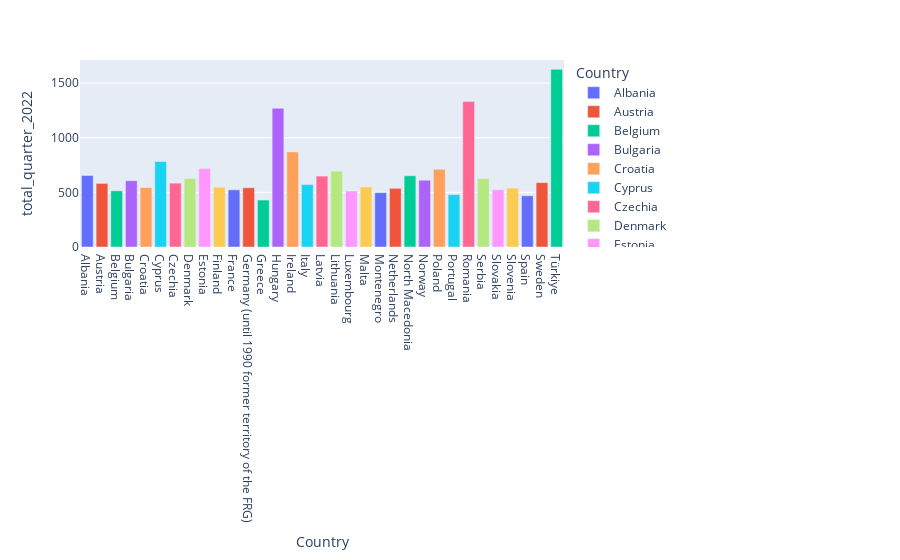

The notebook cell this image was saved under:
### Code cell
px.bar(wage, x= 'Country', y= 'total_quarter_2022', color = 'Country')
#wage = px.()
#fig = px.bar(wage, x="total_quarter_2021", y="total_quarter_2022", color="smoker", barmode="group")
#fig.show()

### Figure 1 — Plotly figure (JSON) as saved in the notebook; plotly's stock layout.template omitted (floating-point values rounded to 4 significant figures)
{"data": [{"alignmentgroup": "True", "hovertemplate": "Country=%{x}<br>total_quarter_2022=%{y}<extra></extra>", "legendgroup": "Albania", "marker": {"color": "#636efa", "pattern": {"shape": ""}}, "name": "Albania", "offsetgroup": "Albania", "orientation": "v", "showlegend": true, "textposition": "auto", "type": "bar", "x": ["Albania"], "xaxis": "x", "y": [655], "yaxis": "y"}, {"alignmentgroup": "True", "hovertemplate": "Country=%{x}<br>total_quarter_2022=%{y}<extra></extra>", "legendgroup": "Austria", "marker": {"color": "#EF553B", "pattern": {"shape": ""}}, "name": "Austria", "offsetgroup": "Austria", "orientation": "v", "showlegend": true, "textposition": "auto", "type": "bar", "x": ["Austria"], "xaxis": "x", "y": [581.9], "yaxis": "y"}, {"alignmentgroup": "True", "hovertemplate": "Country=%{x}<br>total_quarter_2022=%{y}<extra></extra>", "legendgroup": "Belgium", "marker": {"color": "#00cc96", "pattern": {"shape": ""}}, "name": "Belgium", "offsetgroup": "Belgium", "orientation": "v", "showlegend": true, "textposition": "auto", "type": "bar", "x": ["Belgium"], "xaxis": "x", "y": [514.1], "yaxis": "y"}, {"alignmentgroup": "True", "hovertemplate": "Country=%{x}<br>total_quarter_2022=%{y}<extra></extra>", "legendgroup": "Bulgaria", "marker": {"color": "#ab63fa", "pattern": {"shape": ""}}, "name": "Bulgaria", "offsetgroup": "Bulgaria", "orientation": "v", "showlegend": true, "textposition": "auto", "type": "bar", "x": ["Bulgaria"], "xaxis": "x", "y": [607], "yaxis": "y"}, {"alignmentgroup": "True", "hovertemplate": "Country=%{x}<br>total_quarter_2022=%{y}<extra></extra>", "legendgroup": "Croatia", "marker": {"color": "#FFA15A", "pattern": {"shape": ""}}, "name": "Croatia", "offsetgroup": "Croatia", "orientation": "v", "showlegend": true, "textposition": "auto", "type": "bar", "x": ["Croatia"], "xaxis": "x", "y": [544.1], "yaxis": "y"}, {"alignmentgroup": "True", "hovertemplate": "Country=%{x}<br>total_quarter_2022=%{y}<extra></extra>", "legendgroup": "Cyprus", "marker": {"color": "#19d3f3", "pattern": {"shape": ""}}, "name": "Cyprus", "offsetgroup": "Cyprus", "orientation": "v", "showlegend": true, "textposition": "auto", "type": "bar", "x": ["Cyprus"], "xaxis": "x", "y": [782.3], "yaxis": "y"}, {"alignmentgroup": "True", "hovertemplate": "Country=%{x}<br>total_quarter_2022=%{y}<extra></extra>", "legendgroup": "Czechia", "marker": {"color": "#FF6692", "pattern": {"shape": ""}}, "name": "Czechia", "offsetgroup": "Czechia", "orientation": "v", "showlegend": true, "textposition": "auto", "type": "bar", "x": ["Czechia"], "xaxis": "x", "y": [584.5], "yaxis": "y"}, {"alignmentgroup": "True", "hovertemplate": "Country=%{x}<br>total_quarter_2022=%{y}<extra></extra>", "legendgroup": "Denmark", "marker": {"color": "#B6E880", "pattern": {"shape": ""}}, "name": "Denmark", "offsetgroup": "Denmark", "orientation": "v", "showlegend": true, "textposition": "auto", "type": "bar", "x": ["Denmark"], "xaxis": "x", "y": [626.3], "yaxis": "y"}, {"alignmentgroup": "True", "hovertemplate": "Country=%{x}<br>total_quarter_2022=%{y}<extra></extra>", "legendgroup": "Estonia", "marker": {"color": "#FF97FF", "pattern": {"shape": ""}}, "name": "Estonia", "offsetgroup": "Estonia", "orientation": "v", "showlegend": true, "textposition": "auto", "type": "bar", "x": ["Estonia"], "xaxis": "x", "y": [719.1], "yaxis": "y"}, {"alignmentgroup": "True", "hovertemplate": "Country=%{x}<br>total_quarter_2022=%{y}<extra></extra>", "legendgroup": "Finland", "marker": {"color": "#FECB52", "pattern": {"shape": ""}}, "name": "Finland", "offsetgroup": "Finland", "orientation": "v", "showlegend": true, "textposition": "auto", "type": "bar", "x": ["Finland"], "xaxis": "x", "y": [548], "yaxis": "y"}, {"alignmentgroup": "True", "hovertemplate": "Country=%{x}<br>total_quarter_2022=%{y}<extra></extra>", "legendgroup": "France", "marker": {"color": "#636efa", "pattern": {"shape": ""}}, "name": "France", "offsetgroup": "France", "orientation": "v", "showlegend": true, "textposition": "auto", "type": "bar", "x": ["France"], "xaxis": "x", "y": [523.1], "yaxis": "y"}, {"alignmentgroup": "True", "hovertemplate": "Country=%{x}<br>total_quarter_2022=%{y}<extra></extra>", "legendgroup": "Germany (until 1990 former territory of the FRG)", "marker": {"color": "#EF553B", "pattern": {"shape": ""}}, "name": "Germany (until 1990 former territory of the FRG)", "offsetgroup": "Germany (until 1990 former territory of the FRG)", "orientation": "v", "showlegend": true, "textposition": "auto", "type": "bar", "x": ["Germany (until 1990 former territory of the FRG)"], "xaxis": "x", "y": [542.4], "yaxis": "y"}, {"alignmentgroup": "True", "hovertemplate": "Country=%{x}<br>total_quarter_2022=%{y}<extra></extra>", "legendgroup": "Greece", "marker": {"color": "#00cc96", "pattern": {"shape": ""}}, "name": "Greece", "offsetgroup": "Greece", "orientation": "v", "showlegend": true, "textposition": "auto", "type": "bar", "x": ["Greece"], "xaxis": "x", "y": [429.7], "yaxis": "y"}, {"alignmentgroup": "True", "hovertemplate": "Country=%{x}<br>total_quarter_2022=%{y}<extra></extra>", "legendgroup": "Hungary", "marker": {"color": "#ab63fa", "pattern": {"shape": ""}}, "name": "Hungary", "offsetgroup": "Hungary", "orientation": "v", "showlegend": true, "textposition": "auto", "type": "bar", "x": ["Hungary"], "xaxis": "x", "y": [1270.0], "yaxis": "y"}, {"alignmentgroup": "True", "hovertemplate": "Country=%{x}<br>total_quarter_2022=%{y}<extra></extra>", "legendgroup": "Ireland", "marker": {"color": "#FFA15A", "pattern": {"shape": ""}}, "name": "Ireland", "offsetgroup": "Ireland", "orientation": "v", "showlegend": true, "textposition": "auto", "type": "bar", "x": ["Ireland"], "xaxis": "x", "y": [870.6], "yaxis": "y"}, {"alignmentgroup": "True", "hovertemplate": "Country=%{x}<br>total_quarter_2022=%{y}<extra></extra>", "legendgroup": "Italy", "marker": {"color": "#19d3f3", "pattern": {"shape": ""}}, "name": "Italy", "offsetgroup": "Italy", "orientation": "v", "showlegend": true, "textposition": "auto", "type": "bar", "x": ["Italy"], "xaxis": "x", "y": [571.9], "yaxis": "y"}, {"alignmentgroup": "True", "hovertemplate": "Country=%{x}<br>total_quarter_2022=%{y}<extra></extra>", "legendgroup": "Latvia", "marker": {"color": "#FF6692", "pattern": {"shape": ""}}, "name": "Latvia", "offsetgroup": "Latvia", "orientation": "v", "showlegend": true, "textposition": "auto", "type": "bar", "x": ["Latvia"], "xaxis": "x", "y": [649], "yaxis": "y"}, {"alignmentgroup": "True", "hovertemplate": "Country=%{x}<br>total_quarter_2022=%{y}<extra></extra>", "legendgroup": "Lithuania", "marker": {"color": "#B6E880", "pattern": {"shape": ""}}, "name": "Lithuania", "offsetgroup": "Lithuania", "orientation": "v", "showlegend": true, "textposition": "auto", "type": "bar", "x": ["Lithuania"], "xaxis": "x", "y": [694.1], "yaxis": "y"}, {"alignmentgroup": "True", "hovertemplate": "Country=%{x}<br>total_quarter_2022=%{y}<extra></extra>", "legendgroup": "Luxembourg", "marker": {"color": "#FF97FF", "pattern": {"shape": ""}}, "name": "Luxembourg", "offsetgroup": "Luxembourg", "orientation": "v", "showlegend": true, "textposition": "auto", "type": "bar", "x": ["Luxembourg"], "xaxis": "x", "y": [512.4], "yaxis": "y"}, {"alignmentgroup": "True", "hovertemplate": "Country=%{x}<br>total_quarter_2022=%{y}<extra></extra>", "legendgroup": "Malta", "marker": {"color": "#FECB52", "pattern": {"shape": ""}}, "name": "Malta", "offsetgroup": "Malta", "orientation": "v", "showlegend": true, "textposition": "auto", "type": "bar", "x": ["Malta"], "xaxis": "x", "y": [549.7], "yaxis": "y"}, {"alignmentgroup": "True", "hovertemplate": "Country=%{x}<br>total_quarter_2022=%{y}<extra></extra>", "legendgroup": "Montenegro", "marker": {"color": "#636efa", "pattern": {"shape": ""}}, "name": "Montenegro", "offsetgroup": "Montenegro", "orientation": "v", "showlegend": true, "textposition": "auto", "type": "bar", "x": ["Montenegro"], "xaxis": "x", "y": [497.5], "yaxis": "y"}, {"alignmentgroup": "True", "hovertemplate": "Country=%{x}<br>total_quarter_2022=%{y}<extra></extra>", "legendgroup": "Netherlands", "marker": {"color": "#EF553B", "pattern": {"shape": ""}}, "name": "Netherlands", "offsetgroup": "Netherlands", "orientation": "v", "showlegend": true, "textposition": "auto", "type": "bar", "x": ["Netherlands"], "xaxis": "x", "y": [537], "yaxis": "y"}, {"alignmentgroup": "True", "hovertemplate": "Country=%{x}<br>total_quarter_2022=%{y}<extra></extra>", "legendgroup": "North Macedonia", "marker": {"color": "#00cc96", "pattern": {"shape": ""}}, "name": "North Macedonia", "offsetgroup": "North Macedonia", "orientation": "v", "showlegend": true, "textposition": "auto", "type": "bar", "x": ["North Macedonia"], "xaxis": "x", "y": [652.1], "yaxis": "y"}, {"alignmentgroup": "True", "hovertemplate": "Country=%{x}<br>total_quarter_2022=%{y}<extra></extra>", "legendgroup": "Norway", "marker": {"color": "#ab63fa", "pattern": {"shape": ""}}, "name": "Norway", "offsetgroup": "Norway", "orientation": "v", "showlegend": true, "textposition": "auto", "type": "bar", "x": ["Norway"], "xaxis": "x", "y": [611.9], "yaxis": "y"}, {"alignmentgroup": "True", "hovertemplate": "Country=%{x}<br>total_quarter_2022=%{y}<extra></extra>", "legendgroup": "Poland", "marker": {"color": "#FFA15A", "pattern": {"shape": ""}}, "name": "Poland", "offsetgroup": "Poland", "orientation": "v", "showlegend": true, "textposition": "auto", "type": "bar", "x": ["Poland"], "xaxis": "x", "y": [710.5], "yaxis": "y"}, {"alignmentgroup": "True", "hovertemplate": "Country=%{x}<br>total_quarter_2022=%{y}<extra></extra>", "legendgroup": "Portugal", "marker": {"color": "#19d3f3", "pattern": {"shape": ""}}, "name": "Portugal", "offsetgroup": "Portugal", "orientation": "v", "showlegend": true, "textposition": "auto", "type": "bar", "x": ["Portugal"], "xaxis": "x", "y": [479.7], "yaxis": "y"}, {"alignmentgroup": "True", "hovertemplate": "Country=%{x}<br>total_quarter_2022=%{y}<extra></extra>", "legendgroup": "Romania", "marker": {"color": "#FF6692", "pattern": {"shape": ""}}, "name": "Romania", "offsetgroup": "Romania", "orientation": "v", "showlegend": true, "textposition": "auto", "type": "bar", "x": ["Romania"], "xaxis": "x", "y": [1331.0], "yaxis": "y"}, {"alignmentgroup": "True", "hovertemplate": "Country=%{x}<br>total_quarter_2022=%{y}<extra></extra>", "legendgroup": "Serbia", "marker": {"color": "#B6E880", "pattern": {"shape": ""}}, "name": "Serbia", "offsetgroup": "Serbia", "orientation": "v", "showlegend": true, "textposition": "auto", "type": "bar", "x": ["Serbia"], "xaxis": "x", "y": [625.2], "yaxis": "y"}, {"alignmentgroup": "True", "hovertemplate": "Country=%{x}<br>total_quarter_2022=%{y}<extra></extra>", "legendgroup": "Slovakia", "marker": {"color": "#FF97FF", "pattern": {"shape": ""}}, "name": "Slovakia", "offsetgroup": "Slovakia", "orientation": "v", "showlegend": true, "textposition": "auto", "type": "bar", "x": ["Slovakia"], "xaxis": "x", "y": [524], "yaxis": "y"}, {"alignmentgroup": "True", "hovertemplate": "Country=%{x}<br>total_quarter_2022=%{y}<extra></extra>", "legendgroup": "Slovenia", "marker": {"color": "#FECB52", "pattern": {"shape": ""}}, "name": "Slovenia", "offsetgroup": "Slovenia", "orientation": "v", "showlegend": true, "textposition": "auto", "type": "bar", "x": ["Slovenia"], "xaxis": "x", "y": [539.6], "yaxis": "y"}, {"alignmentgroup": "True", "hovertemplate": "Country=%{x}<br>total_quarter_2022=%{y}<extra></extra>", "legendgroup": "Spain", "marker": {"color": "#636efa", "pattern": {"shape": ""}}, "name": "Spain", "offsetgroup": "Spain", "orientation": "v", "showlegend": true, "textposition": "auto", "type": "bar", "x": ["Spain"], "xaxis": "x", "y": [468.9], "yaxis": "y"}, {"alignmentgroup": "True", "hovertemplate": "Country=%{x}<br>total_quarter_2022=%{y}<extra></extra>", "legendgroup": "Sweden", "marker": {"color": "#EF553B", "pattern": {"shape": ""}}, "name": "Sweden", "offsetgroup": "Sweden", "orientation": "v", "showlegend": true, "textposition": "auto", "type": "bar", "x": ["Sweden"], "xaxis": "x", "y": [589.3], "yaxis": "y"}, {"alignmentgroup": "True", "hovertemplate": "Country=%{x}<br>total_quarter_2022=%{y}<extra></extra>", "legendgroup": "Türkiye", "marker": {"color": "#00cc96", "pattern": {"shape": ""}}, "name": "Türkiye", "offsetgroup": "Türkiye", "orientation": "v", "showlegend": true, "textposition": "auto", "type": "bar", "x": ["Türkiye"], "xaxis": "x", "y": [1626], "yaxis": "y"}], "layout": {"barmode": "relative", "legend": {"title": {"text": "Country"}, "tracegroupgap": 0}, "margin": {"t": 60}, "xaxis": {"anchor": "y", "categoryarray": ["Albania", "Austria", "Belgium", "Bulgaria", "Croatia", "Cyprus", "Czechia", "Denmark", "Estonia", "Finland", "France", "Germany (until 1990 former territory of the FRG)", "Greece", "Hungary", "Ireland", "Italy", "Latvia", "Lithuania", "Luxembourg", "Malta", "Montenegro", "Netherlands", "North Macedonia", "Norway", "Poland", "Portugal", "Romania", "Serbia", "Slovakia", "Slovenia", "Spain", "Sweden", "Türkiye"], "categoryorder": "array", "domain": [0, 1], "title": {"text": "Country"}}, "yaxis": {"anchor": "x", "domain": [0, 1], "title": {"text": "total_quarter_2022"}}}}
